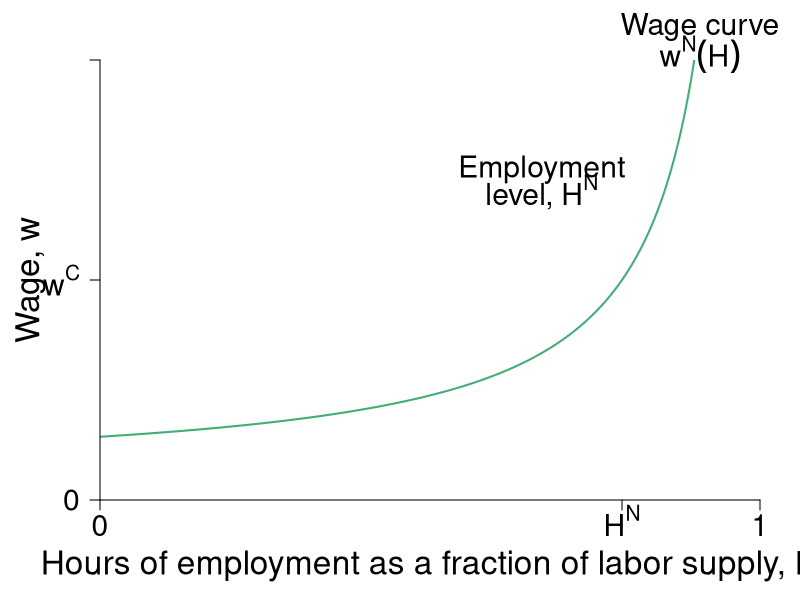

Reproduce this figure in R. (Note: this script raises an error after producing the figure.)
require(shape)
require(plotrix)
pdf(file = "employment/employment_wage_macro_margin.pdf", width = 9, height = 7)

#Set parameters for graphics
axislabelsize <- 2
labelsize <- 1.8
namesize <- 1.8
annotatesize <- 1.5
graphlinewidth <- 2
segmentlinewidth <- 1.5

COL <- c("#7fc97f", "#beaed4", "#fdc086", "#ffff99", "#386cb0", "#f0027f", "#bf5b17", "#666666")
COLA <- c("#e0f3db", "#99d8c9","#66c2a4","#41ae76", "#238b45", "#005824")
COLB <- c("#4eb3d3", "#2b8cbe", "#0868ac","#084081")

WageFn <- function(h, ubar = 3, B = 2, t = 0.8) {
  B + ubar + (ubar - ubar*t +  ubar*t*h )/(t*(1 - h))
}


#COL <- c("#1B9E77", "#D95F02", "#7570B3", "#E7298A", "#66A61E", "#E6AB02", "#A6761D", "#666666")
COL <- c("#7fc97f", "#beaed4", "#fdc086", "#ffff99")
par(mar =  c(5, 5, 3, 2))
xlims <- c(0, 1.001)
ylims <- c(0, 40)


plot(0, 0, xlim = xlims, ylim = ylims, type = "n",
     xlab = expression(paste("")),
     ylab = expression(paste("")),
     xaxt = "n", 
     yaxt = "n",
     cex.lab = axislabelsize, 
     bty = "n", 
     xaxs="i", 
     yaxs="i")

npts <- 500 
npts2 <- 501
#Specify the sequences of points for graphing. 
xx1 <- seq(xlims[1], 0.99, length.out = npts)
xx2 <- seq(xlims[1], xlims[2], length.out = npts)
xx3 <- seq(xlims[1], xlims[2], length.out = npts2)
xx4 <- seq(xlims[1], 25, length.out = npts2)
xx5 <- seq(xlims[1], 0.75, length.out = npts2)

# Shade below green line
# polygon(c(0, xx2, xlims[2]), 
#         c(0, WageFn(xx2), 0), border = FALSE, col = COLA[1])
# rect(0.99, 0, 1.2, 40, border = FALSE, col = COLA[1])

#Axis labels
text(0.5, -6, expression(paste("Hours of employment as a fraction of labor supply, ", H)), cex = axislabelsize, xpd = TRUE)
text(-0.105, 20, expression(paste("Wage, ", w)), cex = axislabelsize, xpd = TRUE, srt = 90)


#Draw the lines for the graphs
lines(xx1, WageFn(xx1), col = COLA[4], lwd = graphlinewidth)

#Customize ticks and labels for the plot
ticksy <- c(0, 20, 40)
ylabels <- c(0, expression(paste(w^C)), NA)
ticksx <- c(0, 0.7917, xlims[2])
xlabels <- c(0, expression(paste(H^N)), 1)
axis(1, at = ticksx, pos = 0, labels = xlabels, cex.axis = labelsize)
axis(2, at = ticksy, pos = 0, labels = ylabels, las = 1, cex.axis = labelsize)

#Annotation of the  graphs
text(0.91, 43, expression(paste("Wage curve")), cex = labelsize, xpd = TRUE)
text(0.91, 40.5, expression(paste(w^N*(H))), cex = labelsize, xpd = TRUE)
#text(0.75, 38, expression(paste("Employment level, ", H^N)), cex = labelsize,  xpd = TRUE)
text(0.67, 30, expression(paste("Employment")), cex = labelsize,  xpd = TRUE)
text(0.67, 28, expression(paste("level, ", H^N)), cex = labelsize,  xpd = TRUE)

segments(0.7917, 0, 0.7917, ylims[2], lty = 2, lwd = segmentlinewidth, col = grays[20])

#Arrows(0.8, 15, 0.8, 19, col = "black", lty = 1, lwd = 2, arr.type = "triangle")
#Arrows(0.8, 15, 0.8, 6, col = "black", lty = 1, lwd = 2, arr.type = "triangle")
#text(0.92, 12.5, expression(paste("Employment Rent")))

#Zero profit condition 
segments(0, 20, 0.7917, 20, lty = 1, lwd = graphlinewidth, col = COLB[3])
segments(0.7917, 20, 1.2, 20, lty = 2, lwd = segmentlinewidth, col = COLB[3])
# Gamma
# segments(0, 30, xlims[2], 30, lty = 2, lwd = 2, col = COLA[3])
# text(1.11, 33, expression(paste("Output per")), cex = labelsize,  xpd = TRUE)
# text(1.11, 31, expression(paste("worker, ", gamma)), cex = labelsize,  xpd = TRUE)

# Supply of labor
segments(xlims[2], 0, xlims[2], ylims[2], lty = 2, lwd = segmentlinewidth, col = grays[20], xpd = TRUE)
text(0.9, 6, expression(paste("Supply of")), cex = labelsize,  xpd = TRUE)
text(0.9, 4, expression(paste("labor, ", H == 1)), cex = labelsize,  xpd = TRUE)


points(0.7917, 20, pch = 16, col = "black", cex = 1.5)
text(0.77, 21, expression(paste("n")), cex = labelsize)


#Unemployment benefits & a
#segments(0, 5, 1.2, 5, lty = 2, lwd = 2, col = "darkgray")
#segments(0, 2.5, 1.2, 2.5, lty = 2, lwd = 2, col = "darkgray")

#Zero profit condition
# text(1.12, 19, expression(paste("Competition")), cex = labelsize, xpd = TRUE)
# text(1.12, 17, expression(paste("condition, ", w^C)), cex = labelsize, xpd = TRUE)
#text(1.02, 21.25, expression(paste(w == bar(Delta))), cex = labelsize, xpd = TRUE)

# text(0.25, 23, expression(paste("Firms leaving")), cex = labelsize)
# text(0.25, 17, expression(paste("Firms entering")), cex = labelsize)

# text(0.325, 17, expression(paste("Firms entering")), cex = labelsize)
# Arrows(0.2, 15, 0.5, 15, col = "black", lty = 1, lwd = 2, arr.type = "triangle")



# Arrows(0.6, 19, 0.6, 10, col = "black", lty = 1, lwd = 2, arr.type = "triangle")
# text(0.42, 28, expression(paste("If the ", w>w^c,  " profits will")), cex = labelsize)
# text(0.42, 26, expression(paste("be insufficient and firms")), cex = labelsize)
# text(0.42, 24, expression(paste("will leave")), cex = labelsize)
# text(0.32, 24, expression(paste("Firms exiting")), cex = labelsize)
# Arrows(0.43, 22, 0.15, 22, col = "black", lty = 1, lwd = 2, arr.type = "triangle")
# 
# 
# text(0.6, 7, expression(paste("No")), cex = labelsize)
# text(0.6, 5, expression(paste("production")), cex = labelsize)

#text(0.97, 6, expression(paste(B + a/t)))
#text(0.97, 3.5, expression(paste(B, " (unemployment benefits)")))
#text(1.08, 36, expression(paste("level of")))
#text(1.08, 34, expression(paste("employment, ", bar(H))))

#Profits
# brackets(x1 = 1.02, y1 = 29.8, x2 = 1.02, y2 = 20.2,  
#          ticks = 0.5, curvature = 0.5, type = 1, 
#          col = "black", lwd = 2, h = 0.03,
#          lty = 1, xpd = TRUE)
# text(1.14, 25, expression(paste("Profits, ", pi^E)), cex = labelsize, xpd = TRUE)

# text(0.55, 15, expression(paste("Wages")))
# Arrows(0.5, 18, 0.5, 12, col = "black", lty = 1, lwd = 2, arr.type = "triangle")
# Arrows(0.5, 12, 0.5, 18, col = "black", lty = 1, lwd = 2, arr.type = "triangle")


dev.off()
